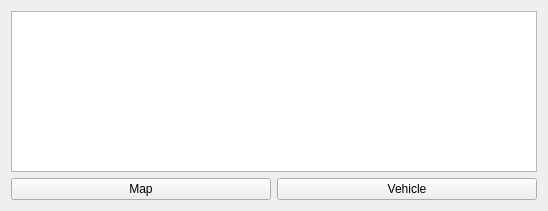
<?xml version="1.0" encoding="UTF-8"?>
<ui version="4.0">
 <class>QMap3D</class>
 <widget class="QWidget" name="QMap3D">
  <property name="geometry">
   <rect>
    <x>0</x>
    <y>0</y>
    <width>548</width>
    <height>211</height>
   </rect>
  </property>
  <property name="windowTitle">
   <string>Form</string>
  </property>
  <layout class="QGridLayout" name="gridLayout">
   <item row="1" column="0">
    <widget class="QPushButton" name="pushButton_map">
     <property name="text">
      <string>Map</string>
     </property>
    </widget>
   </item>
   <item row="0" column="0" colspan="2">
    <widget class="ViewerQOSG" name="graphicsView"/>
   </item>
   <item row="1" column="1">
    <widget class="QPushButton" name="pushButton_vehicle">
     <property name="text">
      <string>Vehicle</string>
     </property>
    </widget>
   </item>
  </layout>
 </widget>
 <customwidgets>
  <customwidget>
   <class>ViewerQOSG</class>
   <extends>QGraphicsView</extends>
   <header>QOSGWidget.h</header>
  </customwidget>
 </customwidgets>
 <resources/>
 <connections/>
</ui>
